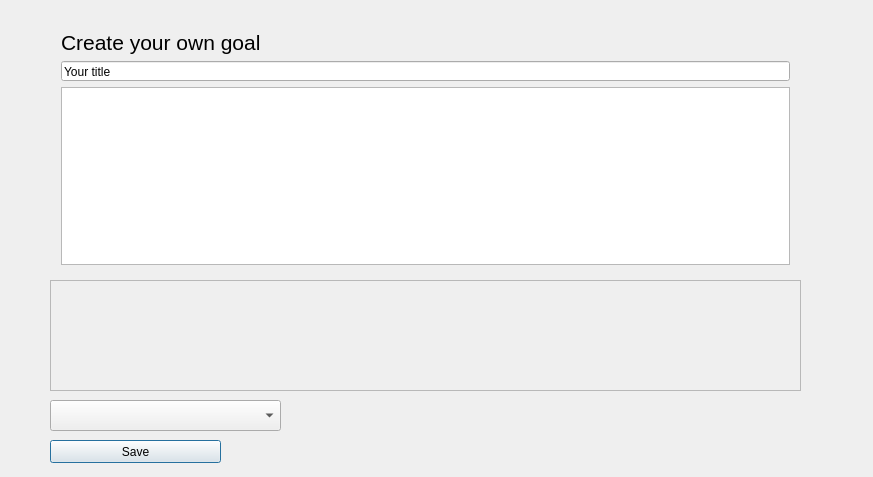
<?xml version="1.0" encoding="UTF-8"?>
<ui version="4.0">
 <class>NewGoalUI</class>
 <widget class="QDialog" name="NewGoalUI">
  <property name="geometry">
   <rect>
    <x>0</x>
    <y>0</y>
    <width>873</width>
    <height>477</height>
   </rect>
  </property>
  <property name="windowTitle">
   <string>NewGoalUI</string>
  </property>
  <widget class="QScrollArea" name="AddStep_ScrollingArea">
   <property name="geometry">
    <rect>
     <x>50</x>
     <y>280</y>
     <width>751</width>
     <height>111</height>
    </rect>
   </property>
   <property name="widgetResizable">
    <bool>true</bool>
   </property>
   <widget class="QWidget" name="scrollAreaWidgetContents">
    <property name="geometry">
     <rect>
      <x>0</x>
      <y>0</y>
      <width>749</width>
      <height>109</height>
     </rect>
    </property>
    <widget class="QWidget" name="layoutWidget_2">
     <property name="geometry">
      <rect>
       <x>10</x>
       <y>50</y>
       <width>321</width>
       <height>22</height>
      </rect>
     </property>
     <layout class="QHBoxLayout" name="horizontalLayout_2">
      <item>
       <widget class="QLabel" name="label_2">
        <property name="text">
         <string>2 step</string>
        </property>
        <property name="alignment">
         <set>Qt::AlignCenter</set>
        </property>
       </widget>
      </item>
      <item>
       <widget class="QLineEdit" name="StepTitle_LineEdit_2"/>
      </item>
      <item>
       <widget class="QSpinBox" name="AddStep_TimEdit_2">
        <property name="maximum">
         <number>200</number>
        </property>
       </widget>
      </item>
      <item>
       <widget class="QDateEdit" name="dateEdit_2">
        <property name="minimumDate">
         <date>
          <year>2016</year>
          <month>5</month>
          <day>15</day>
         </date>
        </property>
        <property name="displayFormat">
         <string>d/M/yyyy</string>
        </property>
       </widget>
      </item>
     </layout>
    </widget>
    <widget class="QWidget" name="layoutWidget_3">
     <property name="geometry">
      <rect>
       <x>447</x>
       <y>50</y>
       <width>291</width>
       <height>22</height>
      </rect>
     </property>
     <layout class="QHBoxLayout" name="horizontalLayout_3">
      <item>
       <widget class="QLabel" name="label_3">
        <property name="text">
         <string>4 step</string>
        </property>
        <property name="alignment">
         <set>Qt::AlignCenter</set>
        </property>
       </widget>
      </item>
      <item>
       <widget class="QLineEdit" name="StepTitle_LineEdit_4"/>
      </item>
      <item>
       <widget class="QSpinBox" name="AddStep_TimEdit_4">
        <property name="maximum">
         <number>200</number>
        </property>
       </widget>
      </item>
      <item>
       <widget class="QDateEdit" name="dateEdit_4">
        <property name="dateTime">
         <datetime>
          <hour>0</hour>
          <minute>0</minute>
          <second>0</second>
          <year>2016</year>
          <month>5</month>
          <day>15</day>
         </datetime>
        </property>
        <property name="minimumDate">
         <date>
          <year>2016</year>
          <month>5</month>
          <day>15</day>
         </date>
        </property>
        <property name="displayFormat">
         <string>d/M/yyyy</string>
        </property>
       </widget>
      </item>
     </layout>
    </widget>
    <widget class="QWidget" name="layoutWidget_4">
     <property name="geometry">
      <rect>
       <x>447</x>
       <y>10</y>
       <width>291</width>
       <height>22</height>
      </rect>
     </property>
     <layout class="QHBoxLayout" name="horizontalLayout_4">
      <item>
       <widget class="QLabel" name="label_4">
        <property name="text">
         <string>3 step</string>
        </property>
        <property name="alignment">
         <set>Qt::AlignCenter</set>
        </property>
       </widget>
      </item>
      <item>
       <widget class="QLineEdit" name="StepTitle_LineEdit_3"/>
      </item>
      <item>
       <widget class="QSpinBox" name="AddStep_TimEdit_3">
        <property name="maximum">
         <number>200</number>
        </property>
       </widget>
      </item>
      <item>
       <widget class="QDateEdit" name="dateEdit_3">
        <property name="minimumDate">
         <date>
          <year>2016</year>
          <month>5</month>
          <day>15</day>
         </date>
        </property>
        <property name="displayFormat">
         <string>d/M/yyyy</string>
        </property>
       </widget>
      </item>
     </layout>
    </widget>
    <widget class="QWidget" name="layoutWidget_5">
     <property name="geometry">
      <rect>
       <x>210</x>
       <y>80</y>
       <width>311</width>
       <height>22</height>
      </rect>
     </property>
     <layout class="QHBoxLayout" name="horizontalLayout_5">
      <item>
       <widget class="QLabel" name="label_5">
        <property name="text">
         <string>5 step</string>
        </property>
        <property name="alignment">
         <set>Qt::AlignCenter</set>
        </property>
       </widget>
      </item>
      <item>
       <widget class="QLineEdit" name="StepTitle_LineEdit_5"/>
      </item>
      <item>
       <widget class="QSpinBox" name="AddStep_TimEdit_5">
        <property name="maximum">
         <number>200</number>
        </property>
       </widget>
      </item>
      <item>
       <widget class="QDateEdit" name="dateEdit_5">
        <property name="minimumDate">
         <date>
          <year>2016</year>
          <month>5</month>
          <day>15</day>
         </date>
        </property>
        <property name="displayFormat">
         <string>d/M/yyyy</string>
        </property>
       </widget>
      </item>
     </layout>
    </widget>
    <widget class="QWidget" name="">
     <property name="geometry">
      <rect>
       <x>10</x>
       <y>10</y>
       <width>321</width>
       <height>22</height>
      </rect>
     </property>
     <layout class="QHBoxLayout" name="horizontalLayout">
      <item>
       <widget class="QLabel" name="label">
        <property name="text">
         <string>1 step</string>
        </property>
        <property name="alignment">
         <set>Qt::AlignCenter</set>
        </property>
       </widget>
      </item>
      <item>
       <widget class="QLineEdit" name="StepTitle_LineEdit_1"/>
      </item>
      <item>
       <widget class="QSpinBox" name="AddStep_TimEdit_1">
        <property name="maximum">
         <number>200</number>
        </property>
       </widget>
      </item>
      <item>
       <widget class="QDateEdit" name="dateEdit_1">
        <property name="dateTime">
         <datetime>
          <hour>0</hour>
          <minute>0</minute>
          <second>0</second>
          <year>2016</year>
          <month>5</month>
          <day>15</day>
         </datetime>
        </property>
        <property name="maximumDate">
         <date>
          <year>7999</year>
          <month>12</month>
          <day>12</day>
         </date>
        </property>
        <property name="minimumDate">
         <date>
          <year>2016</year>
          <month>5</month>
          <day>15</day>
         </date>
        </property>
        <property name="displayFormat">
         <string>d/M/yyyy</string>
        </property>
       </widget>
      </item>
     </layout>
    </widget>
   </widget>
  </widget>
  <widget class="QWidget" name="layoutWidget">
   <property name="geometry">
    <rect>
     <x>50</x>
     <y>19</y>
     <width>751</width>
     <height>257</height>
    </rect>
   </property>
   <layout class="QVBoxLayout" name="verticalLayout">
    <item>
     <widget class="QLabel" name="NewGoal_Label">
      <property name="font">
       <font>
        <pointsize>16</pointsize>
       </font>
      </property>
      <property name="text">
       <string>Create your own goal</string>
      </property>
      <property name="alignment">
       <set>Qt::AlignLeading|Qt::AlignLeft|Qt::AlignTop</set>
      </property>
      <property name="margin">
       <number>3</number>
      </property>
     </widget>
    </item>
    <item>
     <widget class="QLineEdit" name="Title_Line">
      <property name="minimumSize">
       <size>
        <width>200</width>
        <height>20</height>
       </size>
      </property>
      <property name="maximumSize">
       <size>
        <width>1000</width>
        <height>20</height>
       </size>
      </property>
      <property name="text">
       <string>Your title</string>
      </property>
      <property name="alignment">
       <set>Qt::AlignBottom|Qt::AlignLeading|Qt::AlignLeft</set>
      </property>
     </widget>
    </item>
    <item>
     <widget class="QTextEdit" name="Description_TextEdit">
      <property name="minimumSize">
       <size>
        <width>500</width>
        <height>120</height>
       </size>
      </property>
      <property name="maximumSize">
       <size>
        <width>1000</width>
        <height>500</height>
       </size>
      </property>
     </widget>
    </item>
   </layout>
  </widget>
  <widget class="QPushButton" name="Save_pusButton">
   <property name="geometry">
    <rect>
     <x>50</x>
     <y>440</y>
     <width>171</width>
     <height>23</height>
    </rect>
   </property>
   <property name="text">
    <string>Save</string>
   </property>
  </widget>
  <widget class="QComboBox" name="Category_ComboBox">
   <property name="geometry">
    <rect>
     <x>50</x>
     <y>400</y>
     <width>231</width>
     <height>31</height>
    </rect>
   </property>
  </widget>
 </widget>
 <layoutdefault spacing="6" margin="11"/>
 <resources/>
 <connections/>
</ui>
